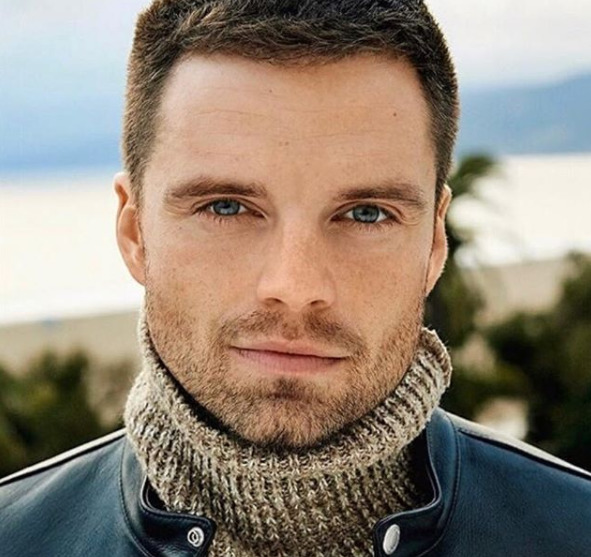
%> input picture color.jpg, 591 x 557 px
$ octave dataembeeding.m   (GNU Octave 9; MATLAB toolbox functions it lacks are replaced by stand-ins)
%> lines starting %> are read from the running program, lines starting %| are printed output that depends on the picture; in (x1, y1, x2, y2) boxes, pixels count from 0 and x2, y2 are one past the last pixel; in counts of white or black regions, pixels touching at a corner belong together; the program's own positions count from 1
clc;
clear all;
close all;
original_image=imread('color.jpg');
%> original_image is the input picture: size 557x591x3 uint8; mean R, G, B 145, 131.9, 117.8
%input original image
original_image=imresize(original_image,[512,512]);
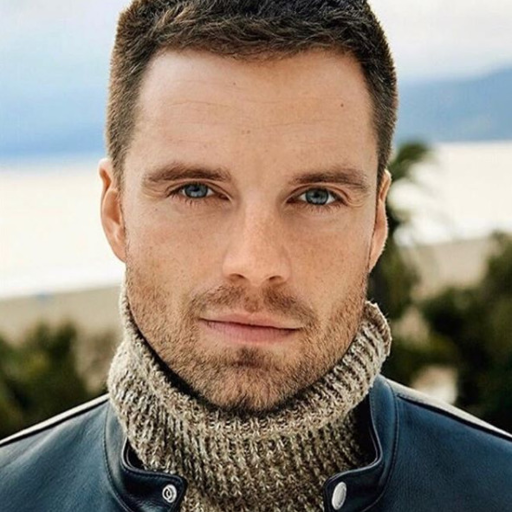
%> original_image: size 512x512x3 uint8; mean R, G, B 145, 131.9, 117.8
%resize the original image
[R,C,Z]=size(original_image);
%> R = 512; C = 512; Z = 3
%Spiliting the RGB image into 3 planes i.e. red, blue and green planes
red=original_image(:,:,1);
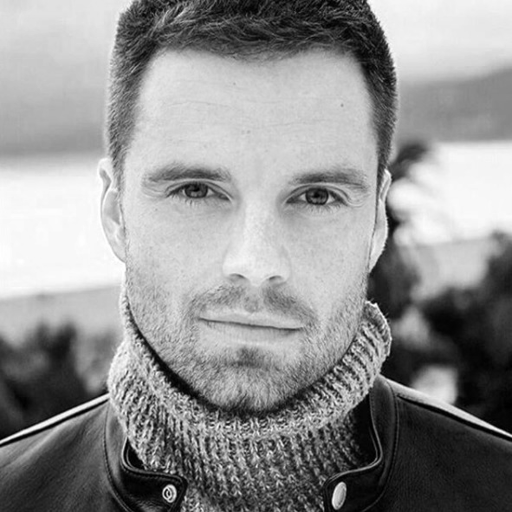
%> red: size 512x512 uint8; min 0, max 255, mean 145
green=original_image(:,:,2);
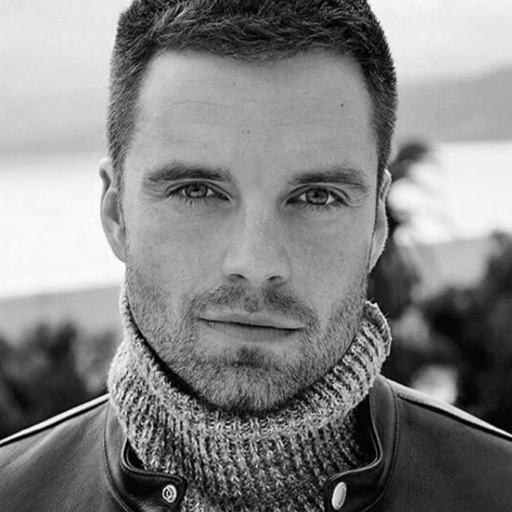
%> green: size 512x512 uint8; min 0, max 255, mean 131.9
blue=original_image(:,:,3);
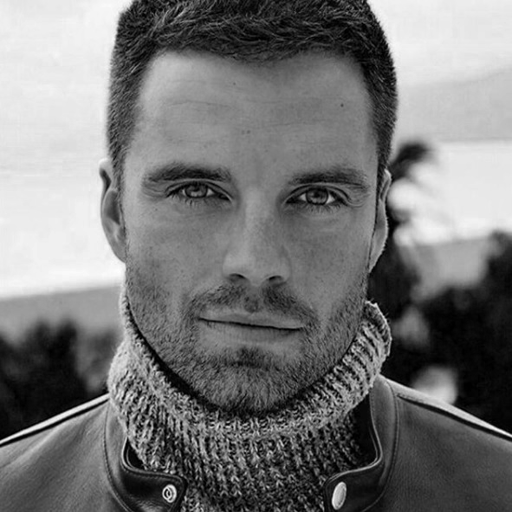
%> blue: size 512x512 uint8; min 0, max 255, mean 117.8
%finding out histogram of the red plain
H=imhist(red);
%> H = 256 values, max 4653 at index 249, min 85 at index 256, mean 1024
%finding the peak of histogram
[Height, Peak]=max(H);
%> Height = 4653; Peak = 249
PixPeak=Peak-1;
%> PixPeak = 248
for x=1:R
    for y=1:C
        if red(x,y)>PixPeak && red(x,y)<255
            red(x,y)=red(x,y)+1;
           %incrementing all pixel values by 1 which are greater than
           %pixpeak value
        end
    end
end
%> red: size 512x512 uint8; 1.87% of pixels changed, all inside (x1, y1, x2, y2) = (0, 0, 512, 462)
Data=randi([0,1],1,Height);
%Data is nothing but the data is to be encoded and is random combination of
%0s and 1s
K=1;
%using K to traverse "Data" array
for x=1:R
    for y=1:C
        if red(x,y)==PixPeak
            DB=Data(1,K);
            if DB==1
                red(x,y)=red(x,y)+1;
                %if databit ==1 then increment the peakpixek value by one
                %else no change in peakpixel value
            end
        K=K+1;
        end
    end
end
%> red: size 512x512 uint8; min 0, max 255, mean 145; mean of the top-left, top-right, bottom-left and bottom-right quarters 186.5, 174.1, 129.9, 89.7
%> after the loop, DB = 1; K = 4654
%concatinate all the three planes into 1 single RGB image
Data_image=cat(3,red,green,blue);

subplot(2,2,1); image(original_image);title('Original Image');
subplot(2,2,2); image(Data_image);title('Image with secret data');
%imwrite(Data_image,'Dataimage.bmp');
